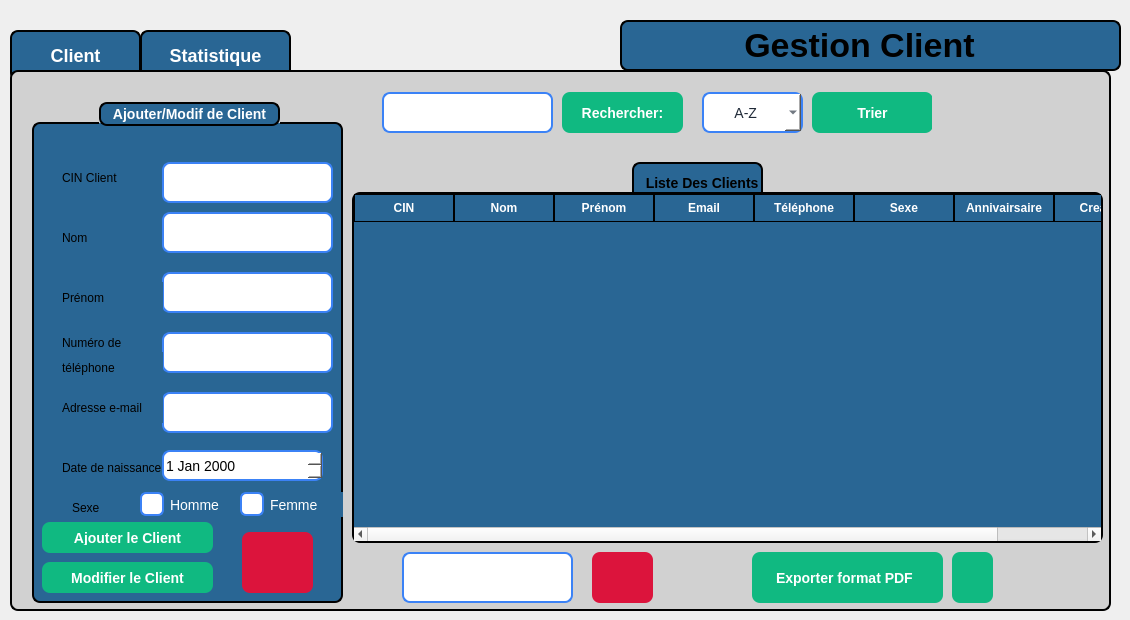
    <widget class="QWidget" name="client">
     <widget class="QLabel" name="label_18">
      <property name="geometry">
       <rect>
        <x>620</x>
        <y>20</y>
        <width>501</width>
        <height>51</height>
       </rect>
      </property>
      <property name="styleSheet">
       <string notr="true">QLabel{
 border: 2px solid black;   /* blue border */
    border-radius: 8px;
 font-weight: bold;
    font-size: 34px;
background-color: rgb(41, 102, 148);}</string>
      </property>
      <property name="text">
       <string>            Gestion Client</string>
      </property>
     </widget>
     <widget class="QPushButton" name="btnPage2client">
      <property name="geometry">
       <rect>
        <x>140</x>
        <y>30</y>
        <width>151</width>
        <height>51</height>
       </rect>
      </property>
      <property name="styleSheet">
       <string notr="true">QPushButton {
    border: 2px solid black;
    border-radius: 8px;
    font-weight: bold;
    font-size: 18px;              /* texte plus grand */
    background-color: rgb(41, 102, 148); /* bleu normal */
    color: white;
    padding: 8px 16px;
}

/* Quand la souris passe dessus */
QPushButton:hover {
    background-color: rgb(61, 122, 168); /* bleu plus clair */
}

/* Quand on clique dessus */
QPushButton:pressed {
    background-color: rgb(81, 142, 188); /* encore plus clair */
}

/* Bouton actif (par ex. quand on est sur la page 1) */
QPushButton[active=&quot;true&quot;] {
    background-color: #10b981;  /* vert quand actif */
    color: white;
}
</string>
      </property>
      <property name="text">
       <string>Statistique</string>
      </property>
     </widget>
     <widget class="QPushButton" name="btnPage1client">
      <property name="geometry">
       <rect>
        <x>10</x>
        <y>30</y>
        <width>131</width>
        <height>51</height>
       </rect>
      </property>
      <property name="styleSheet">
       <string notr="true">QPushButton {
    border: 2px solid black;
    border-radius: 8px;
    font-weight: bold;
    font-size: 18px;              /* texte plus grand */
    background-color: rgb(41, 102, 148); /* bleu normal */
    color: white;
    padding: 8px 16px;
}

/* Quand la souris passe dessus */
QPushButton:hover {
    background-color: rgb(61, 122, 168); /* bleu plus clair */
}

/* Quand on clique dessus */
QPushButton:pressed {
    background-color: rgb(81, 142, 188); /* encore plus clair */
}

/* Bouton actif (par ex. quand on est sur la page 1) */
QPushButton[active=&quot;true&quot;] {
    background-color: #10b981;  /* vert quand actif */
    color: white;
}
</string>
      </property>
      <property name="text">
       <string>Client</string>
      </property>
     </widget>
     <widget class="QStackedWidget" name="stackedWidgetclient">
      <property name="geometry">
       <rect>
        <x>10</x>
        <y>70</y>
        <width>1101</width>
        <height>541</height>
       </rect>
      </property>
      <property name="styleSheet">
       <string notr="true">/* ---- Style du QStackedWidget ---- */
QStackedWidget {
    background-color: rgb(209, 209, 209); /* couleur gris clair */
    border: 2px solid black;
    border-radius: 8px;
}

/* ---- Style des deux pages ---- */
QWidget#page_1 {
    background-color: rgb(209, 209, 209); /* même gris clair */
    color: black;
    font-size: 18px;
}

QWidget#page_2 {
    background-color: rgb(209, 209, 209); /* même gris clair */
    color: black;
    font-size: 18px;
}

/* ---- Style des boutons ---- */
QPushButton {
    border: 2px solid black;
    border-radius: 8px;
    font-weight: bold;
    font-size: 18px;
    background-color: rgb(41, 102, 148); /* bleu normal */
    color: white;
    padding: 8px 16px;
}

/* Quand la souris passe dessus */
QPushButton:hover {
    background-color: rgb(61, 122, 168); /* bleu plus clair */
}

/* Quand on clique dessus */
QPushButton:pressed {
    background-color: rgb(81, 142, 188); /* encore plus clair */
}

/* Bouton actif (ex. page 1 active) */
QPushButton[active=&quot;true&quot;] {
    background-color: #10b981; /* vert */
    color: white;
}
</string>
      </property>
      <property name="currentIndex">
       <number>0</number>
      </property>
      <widget class="QWidget" name="page_7">
       <widget class="QPushButton" name="pushButton_filtrer_3">
        <property name="geometry">
         <rect>
          <x>800</x>
          <y>20</y>
          <width>121</width>
          <height>41</height>
         </rect>
        </property>
        <property name="styleSheet">
         <string notr="true">QPushButton {
    background-color: #10b981;   /* normal state */
    color: white;
    border: none;
    border-radius: 8px;
    padding: 8px 20px;
    font-size: 14px;
    font-weight: bold;
}

QPushButton:hover {
    background-color: #059669;   /* darker on hover */
}
</string>
        </property>
        <property name="text">
         <string>Trier</string>
        </property>
       </widget>
       <widget class="QPushButton" name="pushButton_supprimer_client">
        <property name="geometry">
         <rect>
          <x>580</x>
          <y>480</y>
          <width>61</width>
          <height>51</height>
         </rect>
        </property>
        <property name="styleSheet">
         <string notr="true">QPushButton {

	background-color: rgb(220, 20, 60);
	
    color: white;
    border: none;
    border-radius: 8px;
    padding: 8px 20px;
    font-size: 14px;
    font-weight: bold;
}

QPushButton:hover {
      /* darker on hover */
	background-color: rgb(140, 0, 0);
}
</string>
        </property>
        <property name="text">
         <string/>
        </property>
        <property name="icon">
         <iconset theme="QIcon::ThemeIcon::EditDelete"/>
        </property>
       </widget>
       <widget class="QTableWidget" name="tableWidgetclient">
        <property name="geometry">
         <rect>
          <x>340</x>
          <y>120</y>
          <width>751</width>
          <height>351</height>
         </rect>
        </property>
        <property name="autoFillBackground">
         <bool>false</bool>
        </property>
        <property name="styleSheet">
         <string notr="true">QTableWidget {
    background-color: rgb(41, 102, 148);   /* blue background */
    border: 2px solid black;
    border-radius: 8px;
    font-weight: bold;
    font-size: 14px;
    gridline-color: black;                 /* cell grid lines */
    color: white;                          
    selection-background-color: #10b981;
    selection-color: white;
    outline: 0;
}

QTableWidget::item {
    border: 1px solid black;               /* give each cell a border */
    padding: 4px;
}

QHeaderView::section {
    background-color: rgb(41, 102, 148);
    color: white;
    border: 1px solid black;              /* column header border */
    padding: 4px;
    font-weight: bold;
}
</string>
        </property>
        <column>
         <property name="text">
          <string>CIN</string>
         </property>
        </column>
        <column>
         <property name="text">
          <string>Nom</string>
         </property>
        </column>
        <column>
         <property name="text">
          <string>Prénom</string>
         </property>
        </column>
        <column>
         <property name="text">
          <string>Email</string>
         </property>
        </column>
        <column>
         <property name="text">
          <string>Téléphone</string>
         </property>
        </column>
        <column>
         <property name="text">
          <string>Sexe</string>
         </property>
        </column>
        <column>
         <property name="text">
          <string>Annivairsaire</string>
         </property>
        </column>
        <column>
         <property name="text">
          <string>Creation</string>
         </property>
        </column>
       </widget>
       <widget class="QPushButton" name="pushButton_recherche_3">
        <property name="geometry">
         <rect>
          <x>550</x>
          <y>20</y>
          <width>121</width>
          <height>41</height>
         </rect>
        </property>
        <property name="styleSheet">
         <string notr="true">QPushButton {
    background-color: #10b981;   /* normal state */
    color: white;
    border: none;
    border-radius: 8px;
    padding: 8px 20px;
    font-size: 14px;
    font-weight: bold;
}

QPushButton:hover {
    background-color: #059669;   /* darker on hover */
}
</string>
        </property>
        <property name="text">
         <string>Rechercher:</string>
        </property>
        <property name="icon">
         <iconset theme="QIcon::ThemeIcon::EditFind"/>
        </property>
       </widget>
       <widget class="QComboBox" name="comboBox_3">
        <property name="geometry">
         <rect>
          <x>690</x>
          <y>20</y>
          <width>101</width>
          <height>41</height>
         </rect>
        </property>
        <property name="styleSheet">
         <string notr="true">QComboBox {
    background-color: rgb(255, 255, 255);   /* white background */
    color: #1f2937;                         /* selected text color */
    border: 2px solid #3b82f6;              /* blue border */
    border-radius: 8px;
    font-size: 14px;
    padding: 4px 8px;
}

/* Dropdown list styling */
QComboBox QAbstractItemView {
    background-color: rgb(255, 255, 255);
    color: #1f2937;
    selection-background-color: #3b82f6;
    selection-color: white;
}

/* Make the arrow black */
QComboBox::down-arrow {
    width: 12px;
    height: 12px;
    image: none; 
                      /* remove default image */
	background-color: rgb(0, 170, 255);
    border-left: 6px solid transparent;
    border-right: 6px solid transparent;
    border-top: 6px solid black;       /* black arrow */
}
</string>
        </property>
        <item>
         <property name="text">
          <string>      A-Z</string>
         </property>
        </item>
        <item>
         <property name="text">
          <string>      Age</string>
         </property>
        </item>
        <item>
         <property name="text">
          <string>      Sexe</string>
         </property>
        </item>
       </widget>
       <widget class="QLabel" name="label_31">
        <property name="geometry">
         <rect>
          <x>620</x>
          <y>90</y>
          <width>131</width>
          <height>41</height>
         </rect>
        </property>
        <property name="styleSheet">
         <string notr="true">QLabel{
 border: 2px solid black;   /* blue border */
    border-radius: 8px;
 font-weight: bold;
    font-size: 14px;
background-color: rgb(41, 102, 148);}</string>
        </property>
        <property name="text">
         <string>  Liste Des Clients</string>
        </property>
       </widget>
       <widget class="QLineEdit" name="lineEdit_Recherchecin_client">
        <property name="geometry">
         <rect>
          <x>370</x>
          <y>20</y>
          <width>171</width>
          <height>41</height>
         </rect>
        </property>
        <property name="styleSheet">
         <string notr="true">QLineEdit {
    /* dark background */
	background-color: rgb(255, 255, 255);
    color: #1f2937;              /* typed text color */
    border: 2px solid #3b82f6;   /* blue border */
    border-radius: 8px;
    
    font-size: 14px;
}

QLineEdit::placeholder {
    color: white;                /* placeholder text color */
}
</string>
        </property>
       </widget>
       <widget class="QGroupBox" name="groupBox_4">
        <property name="geometry">
         <rect>
          <x>20</x>
          <y>30</y>
          <width>311</width>
          <height>501</height>
         </rect>
        </property>
        <property name="styleSheet">
         <string notr="true">QGroupBox {
    background-color: rgb(41, 102, 148);   /* blue background */
    border: 2px solid black;               /* black border, 2px wide */
    border-radius: 8px;                    /* rounded corners */
    margin-top: 20px;                      /* space for the title */
    color: white;                          /* title text color */
    font-weight: bold;
    font-size: 14px;
}

QGroupBox::title {
 border: 2px solid black;               /* black border, 2px wide */
    border-radius: 8px;     
background-color: rgb(41, 102, 148);
    subcontrol-origin: margin;
    subcontrol-position: top center;       /* title centered */
    padding: 2px 10px;
}
</string>
        </property>
        <property name="title">
         <string>Ajouter/Modif de Client</string>
        </property>
        <widget class="QRadioButton" name="radioButton_Femme_4">
         <property name="geometry">
          <rect>
           <x>200</x>
           <y>390</y>
           <width>111</width>
           <height>25</height>
          </rect>
         </property>
         <property name="styleSheet">
          <string notr="true">QRadioButton {
    color: white;
    font-size: 14px;
    padding-left: 8px;
background-color: rgb(41, 102, 148);
}

QRadioButton::indicator {
    width: 20px;
    height: 20px;
    border: 2px solid #3b82f6;
    border-radius: 6px;      /* rounded corners */
    background-color: white;  /* unchecked background */
}

QRadioButton::indicator:checked {
	background-color: #FFD700;
   /* background-color: #3b82f6;   blue fill when checked */
}
</string>
         </property>
         <property name="text">
          <string>Femme</string>
         </property>
        </widget>
        <widget class="QLineEdit" name="lineEdit_Prenom_4">
         <property name="geometry">
          <rect>
           <x>130</x>
           <y>170</y>
           <width>171</width>
           <height>41</height>
          </rect>
         </property>
         <property name="styleSheet">
          <string notr="true">QLineEdit {
    /* dark background */
	background-color: rgb(255, 255, 255);
    color: #1f2937;              /* typed text color */
    border: 2px solid #3b82f6;   /* blue border */
    border-radius: 8px;

    font-size: 14px;
}

QLineEdit::placeholder {
    color: white;                /* placeholder text color */
}
</string>
         </property>
        </widget>
        <widget class="QLabel" name="label_32">
         <property name="geometry">
          <rect>
           <x>30</x>
           <y>180</y>
           <width>101</width>
           <height>31</height>
          </rect>
         </property>
         <property name="styleSheet">
          <string notr="true">background-color: rgb(41, 102, 148);</string>
         </property>
         <property name="text">
          <string>Prénom</string>
         </property>
        </widget>
        <widget class="QLineEdit" name="lineEdit_nom_4">
         <property name="geometry">
          <rect>
           <x>130</x>
           <y>110</y>
           <width>171</width>
           <height>41</height>
          </rect>
         </property>
         <property name="styleSheet">
          <string notr="true">QLineEdit {
    /* dark background */
	background-color: rgb(255, 255, 255);
    color: #1f2937;              /* typed text color */
    border: 2px solid #3b82f6;   /* blue border */
    border-radius: 8px;

    font-size: 14px;
}

QLineEdit::placeholder {
    color: white;                /* placeholder text color */
}
</string>
         </property>
        </widget>
        <widget class="QLineEdit" name="lineEdit_Adresse_4">
         <property name="geometry">
          <rect>
           <x>130</x>
           <y>290</y>
           <width>171</width>
           <height>41</height>
          </rect>
         </property>
         <property name="styleSheet">
          <string notr="true">QLineEdit {
    /* dark background */
	background-color: rgb(255, 255, 255);
    color: #1f2937;              /* typed text color */
    border: 2px solid #3b82f6;   /* blue border */
    border-radius: 8px;
   
    font-size: 14px;
}

QLineEdit::placeholder {
    color: white;                /* placeholder text color */
}
</string>
         </property>
        </widget>
        <widget class="QLabel" name="label_33">
         <property name="geometry">
          <rect>
           <x>30</x>
           <y>120</y>
           <width>41</width>
           <height>31</height>
          </rect>
         </property>
         <property name="styleSheet">
          <string notr="true">background-color: rgb(41, 102, 148);</string>
         </property>
         <property name="text">
          <string>Nom</string>
         </property>
        </widget>
        <widget class="QPushButton" name="pushButton_ValiderClient">
         <property name="geometry">
          <rect>
           <x>10</x>
           <y>420</y>
           <width>171</width>
           <height>31</height>
          </rect>
         </property>
         <property name="styleSheet">
          <string notr="true">QPushButton {
    background-color: #10b981;   /* normal state */
    color: white;
    border: none;
    border-radius: 8px;
    padding: 8px 20px;
    font-size: 14px;
    font-weight: bold;
}

QPushButton:hover {
    background-color: #059669;   /* darker on hover */
}
</string>
         </property>
         <property name="text">
          <string>Ajouter le Client</string>
         </property>
         <property name="icon">
          <iconset theme="QIcon::ThemeIcon::ContactNew"/>
         </property>
        </widget>
        <widget class="QLabel" name="label_34">
         <property name="geometry">
          <rect>
           <x>30</x>
           <y>290</y>
           <width>101</width>
           <height>31</height>
          </rect>
         </property>
         <property name="styleSheet">
          <string notr="true">background-color: rgb(41, 102, 148);</string>
         </property>
         <property name="text">
          <string>Adresse e-mail</string>
         </property>
        </widget>
        <widget class="QLineEdit" name="lineEdit_Nt_4">
         <property name="geometry">
          <rect>
           <x>130</x>
           <y>230</y>
           <width>171</width>
           <height>41</height>
          </rect>
         </property>
         <property name="styleSheet">
          <string notr="true">QLineEdit {
    /* dark background */
	background-color: rgb(255, 255, 255);
    color: #1f2937;              /* typed text color */
    border: 2px solid #3b82f6;   /* blue border */
    border-radius: 8px;
 
    font-size: 14px;
}

QLineEdit::placeholder {
    color: white;                /* placeholder text color */
}
</string>
         </property>
        </widget>
        <widget class="QRadioButton" name="radioButton_Homme_4">
         <property name="geometry">
          <rect>
           <x>100</x>
           <y>390</y>
           <width>111</width>
           <height>25</height>
          </rect>
         </property>
         <property name="styleSheet">
          <string notr="true">QRadioButton {
    color: white;
    font-size: 14px;
    padding-left: 8px;
background-color: rgb(41, 102, 148);
}

QRadioButton::indicator {
    width: 20px;
    height: 20px;
    border: 2px solid #3b82f6;
    border-radius: 6px;      /* rounded corners */
    background-color: white;  /* unchecked background */
}

QRadioButton::indicator:checked {
    background-color: #FFD700;  /* blue fill when checked */
}
</string>
         </property>
         <property name="text">
          <string>Homme</string>
         </property>
        </widget>
        <widget class="QLabel" name="label_35">
         <property name="geometry">
          <rect>
           <x>40</x>
           <y>390</y>
           <width>41</width>
           <height>31</height>
          </rect>
         </property>
         <property name="styleSheet">
          <string notr="true">background-color: rgb(41, 102, 148);</string>
         </property>
         <property name="text">
          <string>Sexe</string>
         </property>
        </widget>
        <widget class="QLabel" name="label_36">
         <property name="geometry">
          <rect>
           <x>30</x>
           <y>250</y>
           <width>101</width>
           <height>31</height>
          </rect>
         </property>
         <property name="styleSheet">
          <string notr="true">background-color: rgb(41, 102, 148);</string>
         </property>
         <property name="text">
          <string>téléphone</string>
         </property>
        </widget>
        <widget class="QLabel" name="label_37">
         <property name="geometry">
          <rect>
           <x>30</x>
           <y>230</y>
           <width>171</width>
           <height>21</height>
          </rect>
         </property>
         <property name="styleSheet">
          <string notr="true">background-color: rgb(41, 102, 148);</string>
         </property>
         <property name="text">
          <string>Numéro de </string>
         </property>
        </widget>
        <widget class="QLabel" name="label_39">
         <property name="geometry">
          <rect>
           <x>30</x>
           <y>350</y>
           <width>131</width>
           <height>31</height>
          </rect>
         </property>
         <property name="styleSheet">
          <string notr="true">background-color: rgb(41, 102, 148);</string>
         </property>
         <property name="text">
          <string>Date de naissance</string>
         </property>
        </widget>
        <widget class="QDateEdit" name="datedenaissance_3">
         <property name="geometry">
          <rect>
           <x>130</x>
           <y>348</y>
           <width>161</width>
           <height>31</height>
          </rect>
         </property>
         <property name="styleSheet">
          <string notr="true">QDateEdit {
    background-color: rgb(255, 255, 255);   /* white background */
    color: rgb(0, 0, 0);                   /* black text */
    border: 2px solid #3b82f6;             /* blue border */
    border-radius: 8px;
    font-size: 14px;
}

/* Calendar popup text color */
QDateEdit QAbstractItemView {
    color: black; 
    background-color: white;
}
</string>
         </property>
        </widget>
        <widget class="QPushButton" name="annulerajout_client">
         <property name="geometry">
          <rect>
           <x>210</x>
           <y>430</y>
           <width>71</width>
           <height>61</height>
          </rect>
         </property>
         <property name="styleSheet">
          <string notr="true">QPushButton {

	background-color: rgb(220, 20, 60);
	
    color: white;
    border: none;
    border-radius: 8px;
    padding: 8px 20px;
    font-size: 14px;
    font-weight: bold;
}

QPushButton:hover {
      /* darker on hover */
	background-color: rgb(140, 0, 0);
}
</string>
         </property>
         <property name="text">
          <string/>
         </property>
         <property name="icon">
          <iconset theme="QIcon::ThemeIcon::EditClear"/>
         </property>
        </widget>
        <widget class="QPushButton" name="pushButton_modifierClient">
         <property name="geometry">
          <rect>
           <x>10</x>
           <y>460</y>
           <width>171</width>
           <height>31</height>
          </rect>
         </property>
         <property name="styleSheet">
          <string notr="true">QPushButton {
    background-color: #10b981;   /* normal state */
    color: white;
    border: none;
    border-radius: 8px;
    padding: 8px 20px;
    font-size: 14px;
    font-weight: bold;
}

QPushButton:hover {
    background-color: #059669;   /* darker on hover */
}
</string>
         </property>
         <property name="text">
          <string>Modifier le Client</string>
         </property>
         <property name="icon">
          <iconset theme="QIcon::ThemeIcon::SystemReboot"/>
         </property>
        </widget>
        <widget class="QLabel" name="label_38">
         <property name="geometry">
          <rect>
           <x>30</x>
           <y>60</y>
           <width>101</width>
           <height>31</height>
          </rect>
         </property>
         <property name="styleSheet">
          <string notr="true">background-color: rgb(41, 102, 148);</string>
         </property>
         <property name="text">
          <string>CIN Client</string>
         </property>
        </widget>
        <widget class="QLineEdit" name="lineEdit_IDClient_4">
         <property name="geometry">
          <rect>
           <x>130</x>
           <y>60</y>
           <width>171</width>
           <height>41</height>
          </rect>
         </property>
         <property name="styleSheet">
          <string notr="true">QLineEdit {
    /* dark background */
	background-color: rgb(255, 255, 255);
    color: #1f2937;              /* typed text color */
    border: 2px solid #3b82f6;   /* blue border */
    border-radius: 8px;
    
    font-size: 14px;
}

QLineEdit::placeholder {
    color: white;                /* placeholder text color */
}
</string>
         </property>
        </widget>
        <zorder>label_35</zorder>
        <zorder>radioButton_Homme_4</zorder>
        <zorder>label_37</zorder>
        <zorder>radioButton_Femme_4</zorder>
        <zorder>lineEdit_Prenom_4</zorder>
        <zorder>label_32</zorder>
        <zorder>lineEdit_nom_4</zorder>
        <zorder>lineEdit_Adresse_4</zorder>
        <zorder>label_33</zorder>
        <zorder>pushButton_ValiderClient</zorder>
        <zorder>label_34</zorder>
        <zorder>lineEdit_Nt_4</zorder>
        <zorder>label_36</zorder>
        <zorder>label_39</zorder>
        <zorder>datedenaissance_3</zorder>
        <zorder>annulerajout_client</zorder>
        <zorder>pushButton_modifierClient</zorder>
        <zorder>label_38</zorder>
        <zorder>lineEdit_IDClient_4</zorder>
       </widget>
       <widget class="QLineEdit" name="lineEdit_supprimer_client">
        <property name="geometry">
         <rect>
          <x>390</x>
          <y>480</y>
          <width>171</width>
          <height>51</height>
         </rect>
        </property>
        <property name="styleSheet">
         <string notr="true">QLineEdit {
    /* dark background */
	background-color: rgb(255, 255, 255);
    color: #1f2937;              /* typed text color */
    border: 2px solid #3b82f6;   /* blue border */
    border-radius: 8px;
    padding: 8px 12px;
    font-size: 14px;
}

QLineEdit::placeholder {
    color: white;                /* placeholder text color */
}
</string>
        </property>
       </widget>
       <widget class="QPushButton" name="pushButton_pdfclient">
        <property name="geometry">
         <rect>
          <x>940</x>
          <y>480</y>
          <width>41</width>
          <height>51</height>
         </rect>
        </property>
        <property name="styleSheet">
         <string notr="true">QPushButton {
    background-color: #10b981;   /* normal state */
    color: white;
    border: none;
    border-radius: 8px;
    padding: 8px 20px;
    font-size: 14px;
    font-weight: bold;
}

QPushButton:hover {
    background-color: #059669;   /* darker on hover */
}
</string>
        </property>
        <property name="text">
         <string/>
        </property>
        <property name="icon">
         <iconset theme="QIcon::ThemeIcon::GoDown"/>
        </property>
       </widget>
       <widget class="QLabel" name="image_3">
        <property name="geometry">
         <rect>
          <x>920</x>
          <y>20</y>
          <width>101</width>
          <height>91</height>
         </rect>
        </property>
        <property name="styleSheet">
         <string notr="true">background-color: rgb(209, 209, 209);
   </string>
        </property>
        <property name="text">
         <string/>
        </property>
        <property name="pixmap">
         <pixmap>../Projet/images/photo.png</pixmap>
        </property>
       </widget>
       <widget class="QLabel" name="label_3">
        <property name="geometry">
         <rect>
          <x>740</x>
          <y>480</y>
          <width>191</width>
          <height>51</height>
         </rect>
        </property>
        <property name="styleSheet">
         <string notr="true">QLabel {
    background-color: #10b981;   /* normal state */
    color: white;
    border: none;
    border-radius: 8px;
    padding: 8px 20px;
    font-size: 14px;
    font-weight: bold;
}


</string>
        </property>
        <property name="text">
         <string>Exporter format PDF</string>
        </property>
       </widget>
       <zorder>label_31</zorder>
       <zorder>pushButton_filtrer_3</zorder>
       <zorder>pushButton_supprimer_client</zorder>
       <zorder>tableWidgetclient</zorder>
       <zorder>pushButton_recherche_3</zorder>
       <zorder>comboBox_3</zorder>
       <zorder>lineEdit_Recherchecin_client</zorder>
       <zorder>groupBox_4</zorder>
       <zorder>lineEdit_supprimer_client</zorder>
       <zorder>pushButton_pdfclient</zorder>
       <zorder>image_3</zorder>
       <zorder>label_3</zorder>
      </widget>
      <widget class="QWidget" name="page_8">
       <widget class="QLabel" name="label_40">
        <property name="geometry">
         <rect>
          <x>90</x>
          <y>380</y>
          <width>131</width>
          <height>41</height>
         </rect>
        </property>
        <property name="styleSheet">
         <string notr="true">QLabel{
 border: 2px solid black;   /* blue border */
    border-radius: 8px;
 font-weight: bold;
    font-size: 14px;
background-color: rgb(41, 102, 148);}</string>
        </property>
        <property name="text">
         <string>           Sexe</string>
        </property>
       </widget>
       <widget class="QLabel" name="label_41">
        <property name="geometry">
         <rect>
          <x>790</x>
          <y>380</y>
          <width>131</width>
          <height>41</height>
         </rect>
        </property>
        <property name="styleSheet">
         <string notr="true">QLabel{
 border: 2px solid black;   /* blue border */
    border-radius: 8px;
 font-weight: bold;
    font-size: 14px;
background-color: rgb(41, 102, 148);}</string>
        </property>
        <property name="text">
         <string>Date de Creation </string>
        </property>
       </widget>
      </widget>
     </widget>
    </widget>
